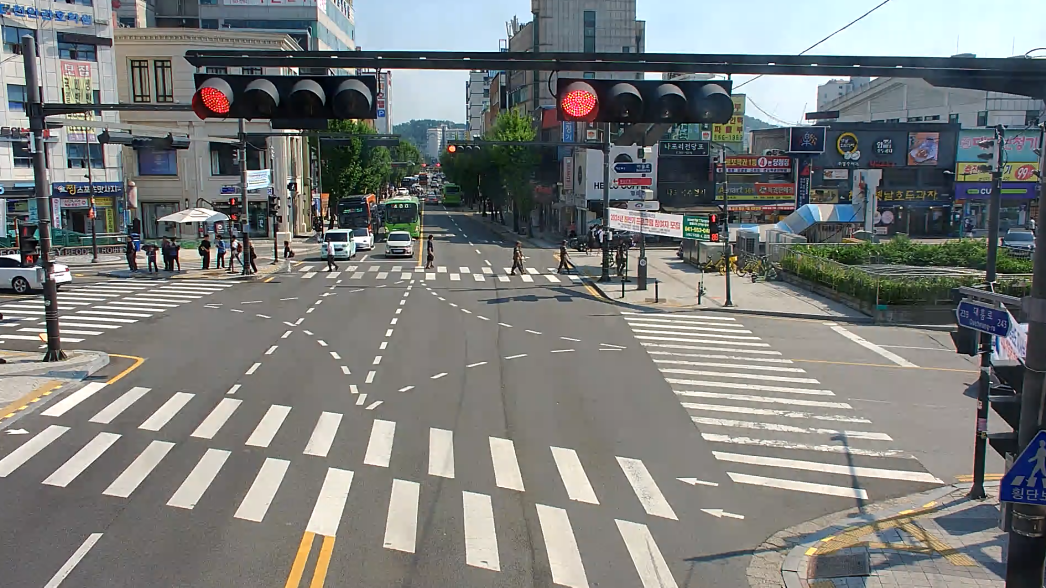
#> input picture vision_web_app/images/ca_camera_7_pers.png, 2092 x 1175 px, given in place of ca_camera_7_pers.jpg, which was not available (shown at 1/2 size)
$ python warp_perspective.py
#> lines starting #> are read from the running program, lines starting #| are printed output that depends on the picture; after the words box and inside, x2 and y2 are one past the last pixel; in counts of white or black regions, pixels touching at a corner belong together; pictures that were not available may be replaced by others from this repository, and a replacement may not be noted
import sys
import logging

sys.path.append("vision_web_app")
import cv2
import numpy as np
from images.pts import (
    ca_camera_7_pers_pts,
    ca_camera_7_top_pts,
    ca_camera_7_homography,
)

# Set the logging format and level
format = "%(asctime)s [%(process)d|%(thread)d](%(funcName)s:%(lineno)d): %(message)s"
logging.basicConfig(format=format, level=logging.INFO, datefmt="%H:%M:%S")

# Define the points and the image
pts_dict = {
    "perspective": ca_camera_7_pers_pts,
    "top": ca_camera_7_top_pts,
}
img_dict = {
    "perspective": "vision_web_app/images/ca_camera_7_pers.jpg",
    "top": "vision_web_app/images/_ca_camera_7_top.png",
}

# Load the image and the points
img = cv2.imread(img_dict["perspective"])
#> img is the input picture: shape (1175, 2092, 3); mean B, G, R 121.8, 123.6, 121.4
logging.debug(f"image size: {img.shape}")
pts = pts_dict["perspective"]
homography = np.array(ca_camera_7_homography)

# Warp the image
warped = cv2.warpPerspective(img, homography, (img.shape[1], img.shape[0]))
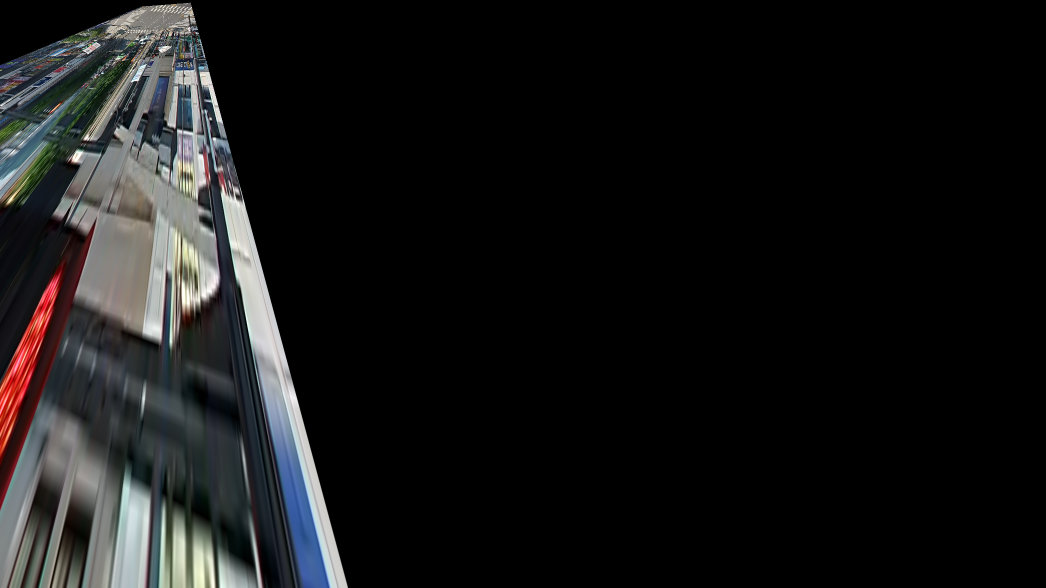
#> warped: shape (1175, 2092, 3) (shown at 1/2 size); mean B, G, R 22.6, 22.5, 22.4

# Warp the points and draw pts, text, polyline on the warped image
pl_list = []
for index, pt in enumerate(pts, 1):
    ptx, pty = pt  # bottom-mid
    cam_point = np.array([[[ptx, pty]]], dtype=np.float32)
    warped_array = cv2.perspectiveTransform(cam_point, homography)[0][0]
    warped_pt = warped_array.astype(int).tolist()
    pl_list.append(warped_pt)
    logging.debug(type(warped_pt))
    cv2.circle(warped, warped_pt, 10, (0, 255, 0), -1)
    cv2.putText(
        warped,
        str(index),
        (warped_pt[0] - 20, warped_pt[1] - 20),
        cv2.FONT_HERSHEY_SIMPLEX,
        1,
        (0, 255, 0),
        2,
    )
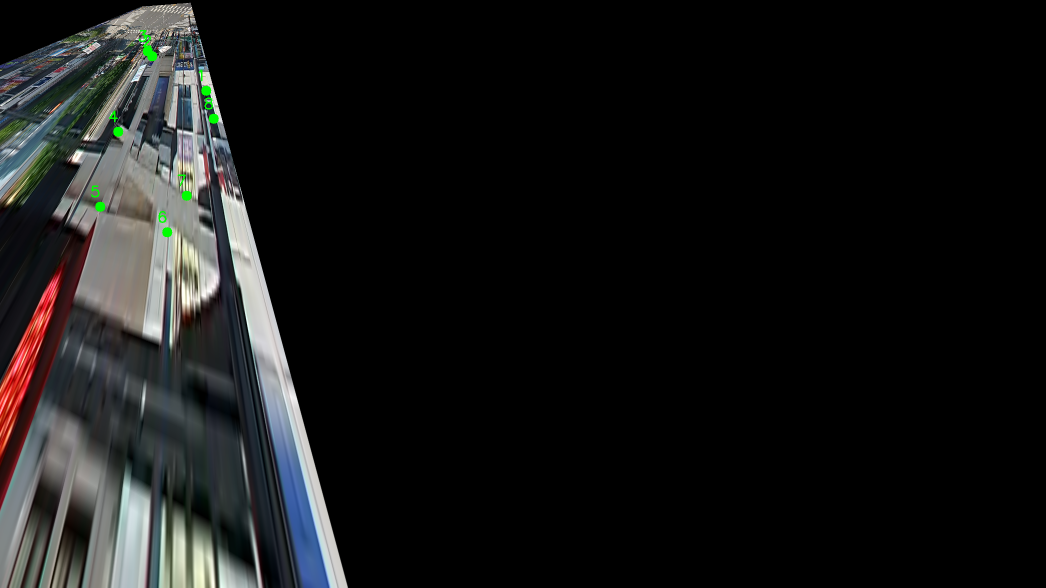
#> warped: shape (1175, 2092, 3) (shown at 1/2 size); 0.15% of pixels changed, all inside (x1, y1, x2, y2) = (182, 60, 438, 475)
#> after the loop, pl_list = [[412, 181], [304, 112], [295, 102], [236, 263], [200, 413], [334, 464], [373, 391], [427, 237]]
cv2.polylines(warped, np.array([pl_list]), True, (0, 255, 0), 2)
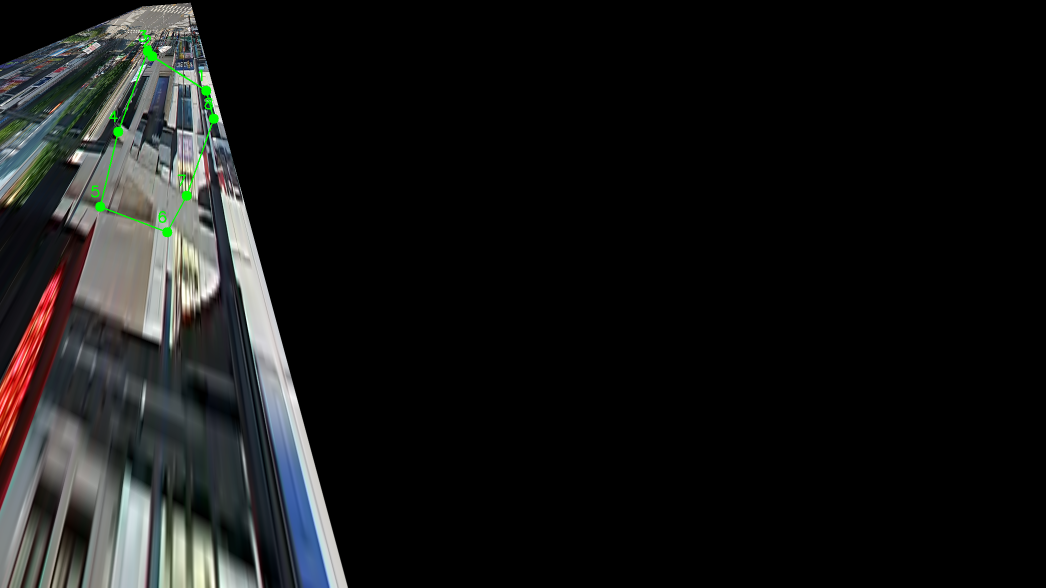
#> warped: shape (1175, 2092, 3) (shown at 1/2 size); 0.09% of pixels changed, all inside (x1, y1, x2, y2) = (201, 112, 426, 462)

# Display the warped image
cv2.imshow("Image", warped)
wait_key = cv2.waitKey(0)
#> (key q is pressed here)
if wait_key == ord("q"):
    cv2.destroyAllWindows()
    sys.exit(0)
#> (the program exits here)

$ run again, with vision_web_app/images/ca_camera_7_top.png copied over vision_web_app/images/ca_camera_7_pers.png
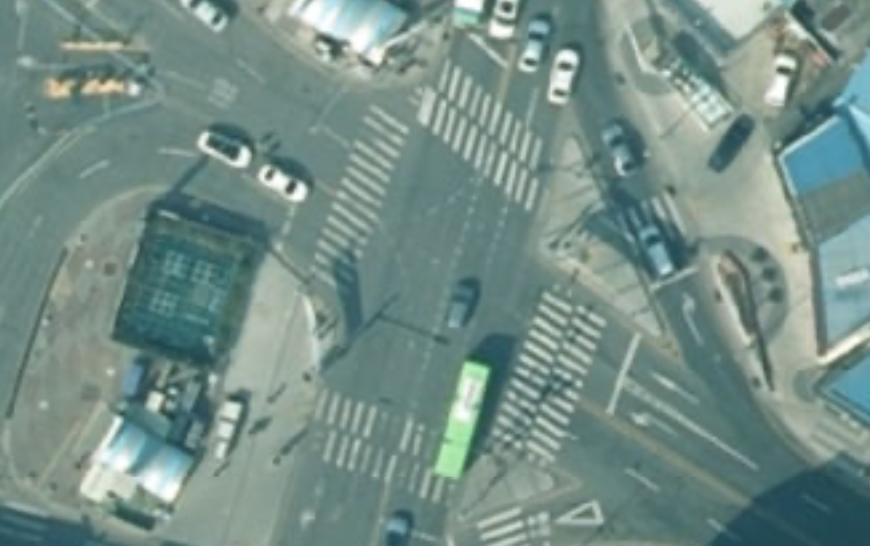
#> input picture vision_web_app/images/ca_camera_7_top.png, 2608 x 1636 px, given in place of ca_camera_7_pers.jpg, which was not available (shown at 1/3 size)
#> img is the input picture: shape (1636, 2608, 3); mean B, G, R 135.6, 142.3, 117.1
#> `warped = cv2.warpPerspective(img, homography, (img.shape[1], img.shape..`:
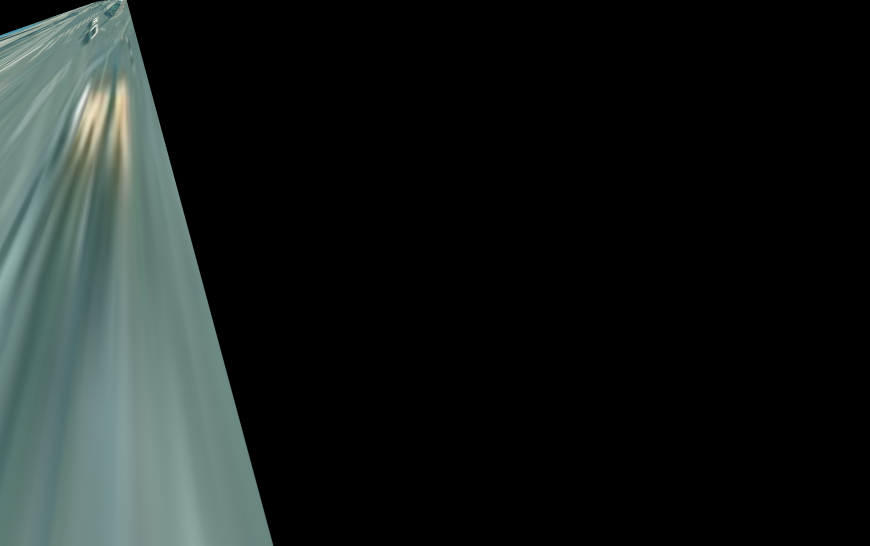
#> warped: shape (1636, 2608, 3) (shown at 1/3 size); mean B, G, R 28.8, 30.2, 24.4
#> after the loop `for index, pt in enumerate(pts, 1):`: pl_list = [[412, 181], [304, 112], [295, 102], [236, 263], [200, 413], [334, 464], [373, 391], [427, 237]]
